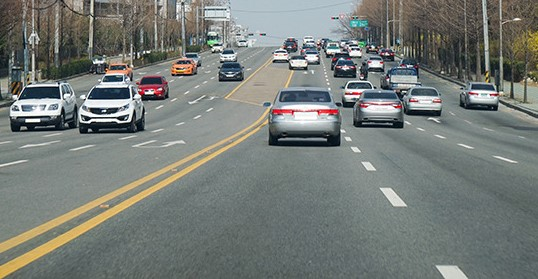
#> input picture test.jpg, 538 x 279 px
$ python -i '1 lane edge.py'   (imports and definitions only)
#> lines starting #> are read from the running program, lines starting #| are printed output that depends on the picture; after the words box and inside, x2 and y2 are one past the last pixel; in counts of white or black regions, pixels touching at a corner belong together
#> further down, picture is the input picture: shape (279, 538, 3); mean B, G, R 119.3, 123.5, 118.2
from PIL import ImageGrab
import cv2
import numpy as np

class ScreenCap:
    def __init__(self):
        self.screen_coords = (0, 100, 1280, 720)  # 전체 화면 좌표로 설정. 환경에 맞게 조정 가능.

    def process_frame(self, frame):
        # BGR 영상에서 흰색 후보 검출
        lower_white = np.array([155, 130, 130])
        upper_white = np.array([255, 255, 255])
        white_mask = cv2.inRange(frame, lower_white, upper_white)
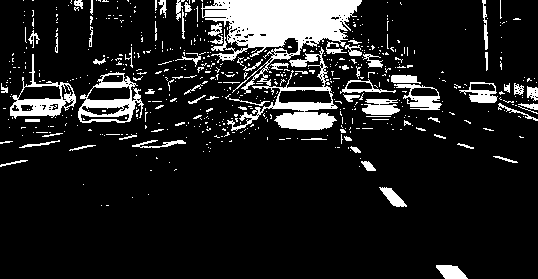
#> white_mask: shape (279, 538); 12.4% white; 598 white regions (525 under 20 px), largest, box (x1, y1, x2, y2) and area: (201, 0, 362, 131) 8569, (78, 72, 144, 123) 1286, (10, 54, 76, 119) 1141

        # HSV 영상에서 노란색 차선 후보 검출
        hsv = cv2.cvtColor(frame, cv2.COLOR_BGR2HSV)
#> hsv: shape (279, 538, 3); mean H, S, V 72.9, 34.2, 127.2
        lower_yellow = np.array([20, 100, 100])
        upper_yellow = np.array([30, 255, 255])
        yellow_mask = cv2.inRange(hsv, lower_yellow, upper_yellow)
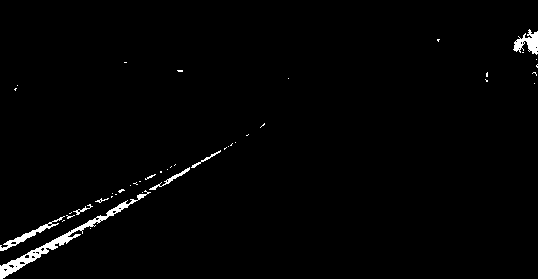
#> yellow_mask: shape (279, 538); 1.5% white; 43 white regions (35 under 20 px), largest, box (x1, y1, x2, y2) and area: (0, 190, 151, 279) 1105, (513, 29, 538, 55) 334, (0, 216, 65, 251) 323

        # 검출한 후보 합치기
        combined_mask = cv2.bitwise_or(white_mask, yellow_mask)
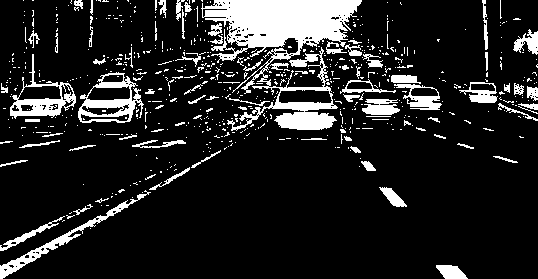
#> combined_mask: shape (279, 538); 13.9% white; 638 white regions (557 under 20 px), largest, box (x1, y1, x2, y2) and area: (201, 0, 362, 131) 8570, (78, 72, 144, 123) 1286, (10, 54, 76, 119) 1141

        # 필터링 및 마스킹
        result = cv2.bitwise_and(frame, frame, mask=combined_mask)
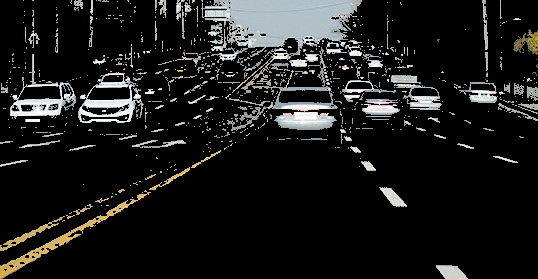
#> result: shape (279, 538, 3); mean B, G, R 25.9, 26.7, 26.3

        # 영상을 GrayScale로 변환
        gray = cv2.cvtColor(result, cv2.COLOR_BGR2GRAY)

        # Canny Edge Detection으로 엣지 추출
        edges = cv2.Canny(gray, 50, 150)
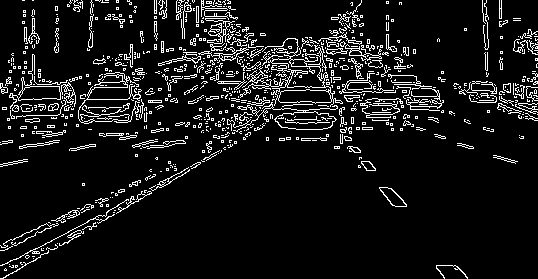
#> edges: shape (279, 538); 8.9% white in thin lines or dots

        return edges

    def screen_cap(self):
        """
        화면 캡처 및 출력
        """
        print("화면 캡처 및 출력 시작.")
        while True:
            # 화면을 캡처합니다.
            img = cv2.cvtColor(np.array(ImageGrab.grab(bbox=self.screen_coords)), cv2.COLOR_BGR2RGB)

            # 캡처한 영상을 처리합니다.
            edges = self.process_frame(img)

            # 처리된 외곽선을 출력합니다.
            cv2.imshow("Edges Capture", edges)

            # 'q' 키를 누르면 루프에서 벗어납니다.
            if cv2.waitKey(1) & 0xFF == ord('q'):
                print("화면 캡처 및 출력 중단.")
                cv2.destroyAllWindows()
                break

cap = ScreenCap()
# [1 line not run here, left out]

>>> import cv2
>>> picture = cv2.imread('../test.jpg')
>>> result = ScreenCap().process_frame(picture)
